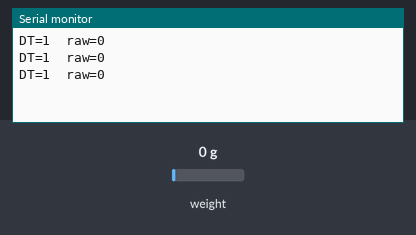
A sketch run on a simulated ESP32. Shown: the last lines printed to the serial monitor. Inputs (shaded band) come from the test bench; at power-on: weight on the scale 0 g.

Above: at 1.5 s.
1.6 s: weight on the scale set to 100 g
At 2.4 s:
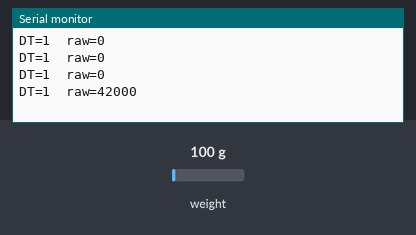
3.1 s: weight on the scale set to 1250 g
At 3.6 s:
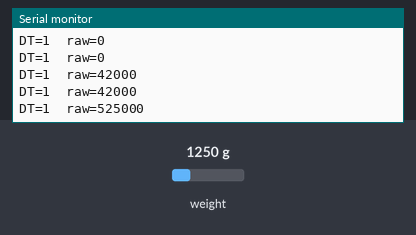
Timing chart, 0 to 6.1 s (numbered marks = the images above; inputs shaded):
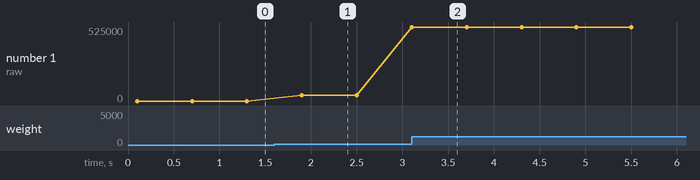

The sketch:

t07_hx711_raw.ino
```cpp
// tests/t07_hx711_raw/t07_hx711_raw.ino
#include <HX711.h>
const int HX_DT = 19, HX_SCK = 18;
HX711 scale;

void setup() {
  Serial.begin(115200);
  scale.begin(HX_DT, HX_SCK);   // ตั้งขา DT เป็น input และ SCK เป็น output
}

void loop() {
  if (scale.is_ready()) {
    long raw = scale.read();     // ค่าดิบ 1 ครั้ง ยังไม่หักค่าศูนย์
    Serial.printf("DT=%d  raw=%ld\n", digitalRead(HX_DT), raw);
  } else {
    Serial.println("not ready");
  }
  delay(500);
}
```

Measured:
- after the input at 1.6 s, the serial monitor: prints a new line after 0.30 s (image 1)
- after the input at 3.1 s, the serial monitor: prints a new line at once (image 2)
- plotted number 1: 0 → 42000 after the input at 1.6 s, 42000 → 525000 after the input at 3.1 s
